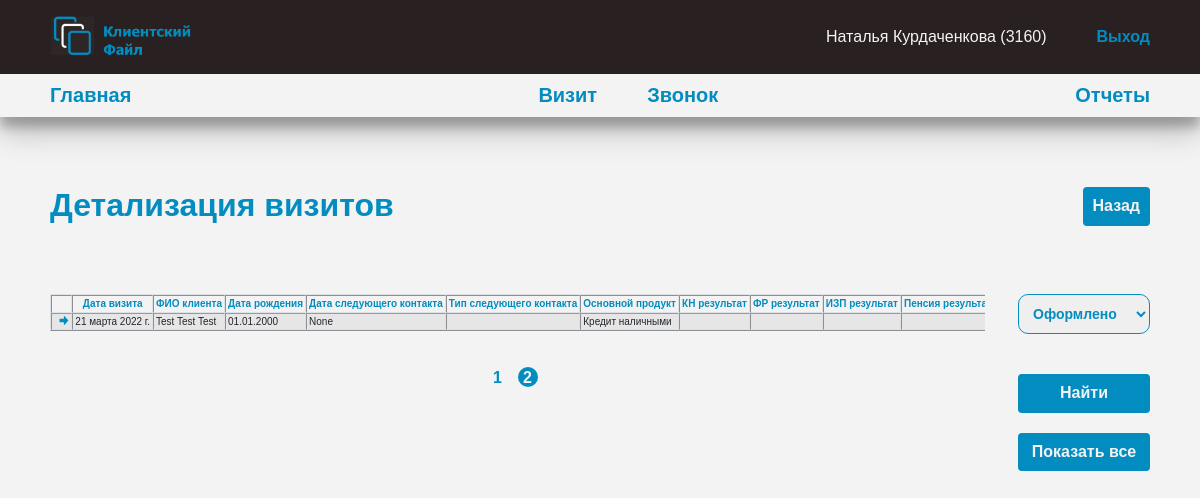
The app's page /reports/visit_detail_reports/?page=2 (signed in) with its own data.
### employee/models.py (models this page shows, shortened)
class Employee(AbstractUser):
    middle_name = models.CharField(
        max_length=50,
        verbose_name='отчество',
        blank=True
    )
    office = models.ForeignKey(
        'Office',
        verbose_name='офис',
        on_delete=models.CASCADE,
        related_name='office'
    )
    objects = EmployeeManager()
    class Meta:
        db_table = 'employee'
        verbose_name = 'сотрудник'
        verbose_name_plural = 'сотрудники'
    def __str__(self) -> str:
        return f'{self.first_name} {self.last_name} ({self.office.code_office})'

class Office(models.Model):
    name = models.CharField(
        max_length=150,
        verbose_name='название'
    )
    code_office = models.IntegerField(
        verbose_name='код подразделения'
    )
    objects = models.Manager()
    class Meta:
        db_table = 'offices'
        verbose_name = 'офис'
        verbose_name_plural = 'офисы'

### client_visit/models.py (models this page shows, shortened)
class ClientVisit(models.Model):
    employee = models.ForeignKey(
        Employee,
        models.CASCADE,
        related_name='client_visit',
        verbose_name='сотрудник'
    )
    date_visit = models.DateField(
        auto_now_add=True,
        verbose_name='дата создания'
    )
    first_name_client = models.CharField(
        max_length=150,
        verbose_name='имя клиента'
    )
    middle_name_client = models.CharField(
        max_length=150,
        verbose_name='отчество клиента'
    )
    last_name_client = models.CharField(
        max_length=150,
        verbose_name='фамилия клиента'
    )
    date_of_birth = models.CharField(
        max_length=10,
        verbose_name='дата рождения клиента'
    )
    inn_employer = models.IntegerField(
        verbose_name='инн работодателя',
        blank=True,
        default=0
    )
    salary_bank = models.CharField(
        max_length=50,
        verbose_name='зарплатный банк',
        choices=BANK_CHOICES,
        default='Другой'
    )
    pension_bank = models.CharField(
        max_length=50,
        verbose_name='пенсионный банк',
        choices=BANK_CHOICES,
        default='Нет'
    )
    main_product = models.CharField(
        max_length=50,
        verbose_name='продукт',
        choices=PRODUCT_CHOICES
    )
    credit_result = models.CharField(
        max_length=50,
        verbose_name='кн результат',
        choices=RESULT_CHOICES,
        blank=True
    )
    credit_sum = models.IntegerField(
        verbose_name='кн сумма',
        default=0
    )
    credit_comment = models.TextField(
        verbose_name='кн комментарии',
        blank=True
    )
    credit_insurance_result = models.CharField(
        max_length=50,
        verbose_name='фз кн результат',
        choices=RESULT_CHOICES,
        blank=True
    )
    credit_insurance_sum = models.IntegerField(
        verbose_name='фз кн сумма',
        default=0
    )
    credit_insurance_comment = models.TextField(
        verbose_name='фз кн комментарии',
        blank=True
    )
    credit_card_result = models.CharField(
        max_length=50,
        verbose_name='кк результат',
        choices=RESULT_CHOICES,
        blank=True
    )
    credit_card_comment = models.TextField(
        verbose_name='кк комментарии',
        blank=True
    )
    credit_card_insurance_result = models.CharField(
        max_length=50,
        verbose_name='фз кк результат',
        choices=RESULT_CHOICES,
        blank=True
    )
    credit_card_insurance_comment = models.TextField(
        verbose_name='фз кк комментарии',
        blank=True
    )
    deposit_result = models.CharField(
        max_length=50,
        verbose_name='депозит результат',
        choices=RESULT_CHOICES,
        blank=True
    )
    deposit_sum = models.IntegerField(
        verbose_name='депозит сумма',
        default=0
    )
    deposit_comment = models.TextField(
        verbose_name='депозит комментарии',
        blank=True
    )
    service_package_result = models.CharField(
        max_length=50,
        verbose_name='пу результат',
        choices=RESULT_CHOICES,
        blank=True
    )
    service_package_type = models.CharField(
        max_length=50,
        verbose_name='тип пу',
        choices=TYPE_PACKAGE_CHOICES,
        blank=True
    )
    service_package_comment = models.TextField(
        verbose_name='пу комментарии',
        blank=True
    )
    izp_result = models.CharField(
        max_length=50,
        verbose_name='изп результат',
        choices=RESULT_CHOICES,
        blank=True
    )
    izp_comment = models.TextField(
        verbose_name='изп комментарии',
        blank=True
    )
    pension_result = models.CharField(
        max_length=50,
        verbose_name='перевод пенсии результат',
        choices=RESULT_CHOICES,
        blank=True
    )
    pension_comment = models.TextField(
        verbose_name='перевод пенсии комментарии',
        blank=True
    )
    ksp_result = models.CharField(
        max_length=50,
        verbose_name='ксп результат',
        choices=RESULT_CHOICES,
        blank=True
    )
    ksp_sum = models.IntegerField(
        verbose_name='ксп сумма',
        default=0
    )
    ksp_comment = models.TextField(
        verbose_name='ксп комментарии',
        blank=True
    )
    broker_navigate_result = models.CharField(
        max_length=50,
        verbose_name='лиды БО',
        choices=RESULT_CHOICES,
        blank=True
    )
    broker_navigate_comment = models.TextField(
        verbose_name='лиды БО комментарии',
        blank=True
    )
    nsg_result = models.CharField(
        max_length=50,
        verbose_name='нсж результат',
        choices=RESULT_CHOICES,
        blank=True
    )
    nsg_sum = models.IntegerField(
        verbose_name='нсж сумма',
        default=0
    )
    nsg_comment = models.TextField(
        verbose_name='нсж комментарии',
        blank=True
    )
    isg_result = models.CharField(
        max_length=50,
        verbose_name='исж результат',
        choices=RESULT_CHOICES,
        blank=True
    )
    isg_sum = models.IntegerField(
        verbose_name='исж сумма',
        default=0
    )
    isg_comment = models.TextField(
        verbose_name='исж комментарии',
        blank=True
    )
    npo_result = models.CharField(
        max_length=50,
        verbose_name='нпо результат',
        choices=RESULT_CHOICES,
        blank=True
    )
    npo_sum = models.IntegerField(
        verbose_name='нпо сумма',
        default=0
    )
    npo_comment = models.TextField(
        verbose_name='нпо комментарии',
        blank=True
    )
    date_next_contact = models.DateField(
        verbose_name='дата следующего контакта',
        blank=True,
        null=True
    )
    type_next_contact = models.CharField(
        max_length=50,
        verbose_name='тип следующего контакта',
        choices=TYPE_NEXT_CONTACT_CHOICES,
        blank=True
    )
    total_comment = models.TextField(
        verbose_name='итоговые комментарии',
        blank=True
    )
    objects = models.Manager()
    class Meta:
        db_table = 'client_visit'
        verbose_name = 'визит клиента'
        verbose_name_plural = 'визиты клиентов'
        ordering = ['-date_visit']

### reports/views.py (the view, shortened to what this page needs)
# urls.py: path('reports/visit_detail_reports/', VisitDetailReportsView.as_view(), name='visit_detail_reports'),
class VisitDetailReportsView(LoginRequiredMixin, ListView):
    paginate_by = 30
    model = ClientVisit
    template_name = 'reports/visit_detail_reports.html'
    context_object_name = 'visits'
    def get_context_data(self, **kwargs):
        context = super().get_context_data()
        context['title'] = 'Детализация визитов'
        context['filter'] = FilterInReports()
        return context
    def get_queryset(self):
        result = None
        if self.request.user.groups.filter(name='Фронт').exists():
            result = ClientVisit.objects.filter(employee=self.request.user)
        elif self.request.user.groups.filter(name='Управляющий').exists():
            result = ClientVisit.objects.all().order_by(
                '-date_visit',
                'employee__office',
                'employee'
            )
        return result

### reports/templates/reports/visit_detail_reports.html (shortened to what this page needs)
{% extends 'client_visit/base.html' %}
{% load static %}
{% load reports_tags %}
{% block content %}
<div class="container visit-detail-reports__container">
  <h1 class="title">Детализация визитов</h1>
  <button class="btn btn__next_upper"><a href="{% url 'reports' %}">Назад</a></button>
  <div class="flex visit-detail-report__content">
    <div class="visit-detail-report__left">
      <div class="table__wrapper">
        <table  border="1" cellspacing="0" cellpadding="3" class="table table-striped visit-detail-reports__table">
          <thead>
            <tr>
              <th></th>
              <th>Дата визита</th>
              <th>ФИО клиента</th>
              <th>Дата рождения</th>
              <th>Дата следующего контакта</th>
              <th>Тип следующего контакта</th>
              <th>Основной продукт</th>
              <th>КН результат</th>
              <th>ФР результат</th>
              <th>ИЗП результат</th>
              <th>Пенсия результат</th>
            </tr>
          </thead>
          <tbody>
            {% for visit in visits %}
            <tr>
              <td><a href="{% url 'visit_detail' visit.pk %}"><img class="table__img" src="{% static 'client_visit/images/arrow.png' %}" alt=""></a></td></td>
              <td>{{ visit.date_visit }}</td>
              <td>{{ visit.last_name_client }} {{ visit.first_name_client }} {{ visit.middle_name_client }}</td>
              <td>{{ visit.date_of_birth }}</td>
              <td>{{ visit.date_next_contact }}</td>
              <td>{{ visit.type_next_contact }}</td>
              <td>{{ visit.main_product }}</td>
              <td>{{ visit.credit_result }}</td>
              <td>{{ visit.credit_insurance_result }}</td>
              <td>{{ visit.izp_result }}</td>
              <td>{{ visit.pension_result }}</td>
            </tr>
            {% endfor %}
          </tbody>
        </table>
      </div>
      <nav class="paginator__nav">
        <ul class="list-reset flex paginator__list">
          {% for page in page_obj.paginator.page_range %}
          {% if page_obj.number == page %}
          <li class="paginatir__item paginatir__item-selected">{{ page }}</li>
          {% else %}
          <li class="paginatir__item">
            <a href="?page={{ page }}">{{ page }}</a>
          </li>
          {% endif %}
          {% endfor %}
        </ul>
      </nav>
    </div>
    <div class="visit-detail-report__right">
      <form action="{% url 'filter_visits' %}" method="get">
        {{ filter.as_p }}
        <button class="btn visit-detail-report__right-btn" type="submit">Найти</button>
      </form>
      <button class="btn visit-detail-report__right-btn"><a href="{% url 'visit_detail_reports' %}">Показать все</a></button>
    </div>
  </div>
</div>
{% endblock %}

### client_visit/templates/client_visit/base.html (shortened to what this page needs)
{% load static %}
<!DOCTYPE html>
<html lang="ru">
<head>
  <link rel="stylesheet" href="{% static 'client_visit/css/normalize.css' %}">
  <link rel="stylesheet" href="{% static 'client_visit/css/style.css' %}">
</head>
<body>
  <header class="header">
    <div class="header__upper">
      <div class="container header__upper_container flex">
        <a href="" class="header__upper_logo">
          <img src="{% static 'client_visit/images/logo.png' %}" alt="" class="header__upper_img">
        </a>
        <div class="header__upper_wrapper flex">
          {% if request.user.is_authenticated %}
          <p><a class="header__profile" href="{% url 'profile' user.pk %}">{{ user }}</a></p>
          <a href="{% url 'logout' %}" class="header__upper_link">Выход</a>
          {% else %}
          <a href="{% url 'login' %}" class="header__upper_link">Войти</a>
          {% endif %}
        </div>
      </div>
    </div>
    <div class="header__lower">
      <div class="container header__lower_container">
        {% if request.user.is_authenticated %}
        <nav class="header__lower_nav nav-lower">
          <ul class="nav-lower__list list-reset flex">
            <li class="nav-lower__item"><a href="{% url 'index' %}">Главная</a></li>
            <div class="nav-lower__item_wrapper flex">
              <li class="nav-lower__item"><a href="{% url 'visit' %}">Визит</a></li>
              <li class="nav-lower__item"><a href="{% url 'call' %}">Звонок</a></li>
            </div>
            <li class="nav-lower__item"><a href="{% url 'reports' %}">Отчеты</a></li>
          </ul>
        </nav>
        {% endif %}
      </div>
    </div>
  </header>
  <main>
    {% block content %}
    {% endblock %}
  </main>
</body>
</html>

### records on screen
Employee: first_name+last_name+office "Наталья Курдаченкова (3160)"
ClientVisit: date_visit "21 марта 2022 г.", last_name_client "Test", first_name_client "Test", middle_name_client "Test", date_of_birth "01.01.2000", date_next_contact "None", main_product "Кредит наличными"

### other values on screen
{{ page }} "1"
{{ page }} "2"
